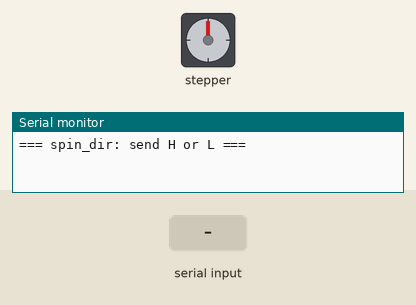
Simulated run of this sketch. Board: ESP32. On the bench: stepper motor, the last lines printed to the serial monitor. Wiring (inferred from the names in the program): stepper motor driver (200 steps per turn assumed): step GPIO 25; direction GPIO 26; enable GPIO 27. Inputs (shaded band) come from the test bench.

Above: at 2.0 s.
2.1 s: "H" received over Serial
At 2.7 s:
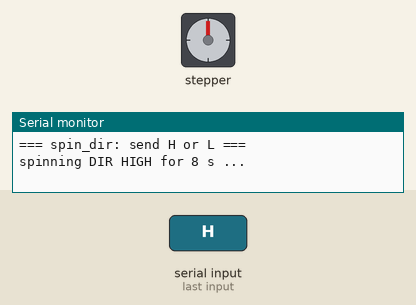
8.1 s: "L" received over Serial
At 11.1 s:
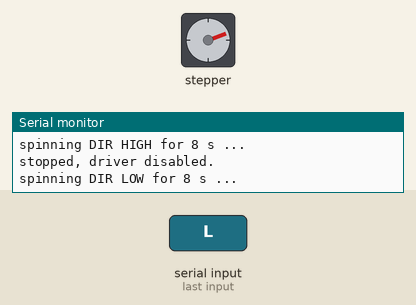
17.1 s: "H" received over Serial
Timing chart, 0 to 27.7 s (numbered marks = the images above; inputs shaded):
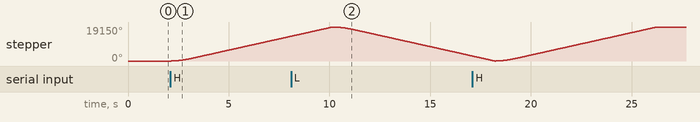

Measured:
- after the input at 2.1 s, stepper: keeps turning clockwise at about 2349°/s, starting after 0.05 s

The sketch:

spin_dir.ino
```cpp
// =====================================================================
//  spin_dir.ino -- spin the motor one way on command, to see which DIR
//  level turns which way. Serial 115200:
//     H  -> DIR HIGH for 8 s      L  -> DIR LOW for 8 s
//  Ramps up to 1600 steps/s (1/8 step = 1 motor rev/s), then disables.
//  Pins as FIRMWARE.md s4: STEP 25, DIR 26, EN 27 (active low).
// =====================================================================

#include <Arduino.h>

static const int PIN_STEP = 25, PIN_DIR = 26, PIN_EN = 27;

static void spin(int dirLevel) {
  digitalWrite(PIN_DIR, dirLevel);
  digitalWrite(PIN_EN, LOW);
  delay(50);
  Serial.printf("spinning DIR %s for 8 s ...\n", dirLevel ? "HIGH" : "LOW");
  uint32_t t0 = millis();
  while (millis() - t0 < 8000) {
    uint32_t t = millis() - t0;
    float rate = 200 + 1400.0f * min(1.0f, t / 1000.0f);   // 1 s ramp
    digitalWrite(PIN_STEP, HIGH); delayMicroseconds(3);
    digitalWrite(PIN_STEP, LOW);
    delayMicroseconds((uint32_t)(1e6f / rate) - 3);
  }
  digitalWrite(PIN_EN, HIGH);
  Serial.println("stopped, driver disabled.");
}

void setup() {
  Serial.begin(115200);
  pinMode(PIN_STEP, OUTPUT); pinMode(PIN_DIR, OUTPUT); pinMode(PIN_EN, OUTPUT);
  digitalWrite(PIN_EN, HIGH);
  delay(800);
  Serial.println("\n=== spin_dir: send H or L ===");
}

void loop() {
  if (!Serial.available()) return;
  char c = toupper(Serial.read());
  if (c == 'H') spin(HIGH);
  else if (c == 'L') spin(LOW);
}
```
